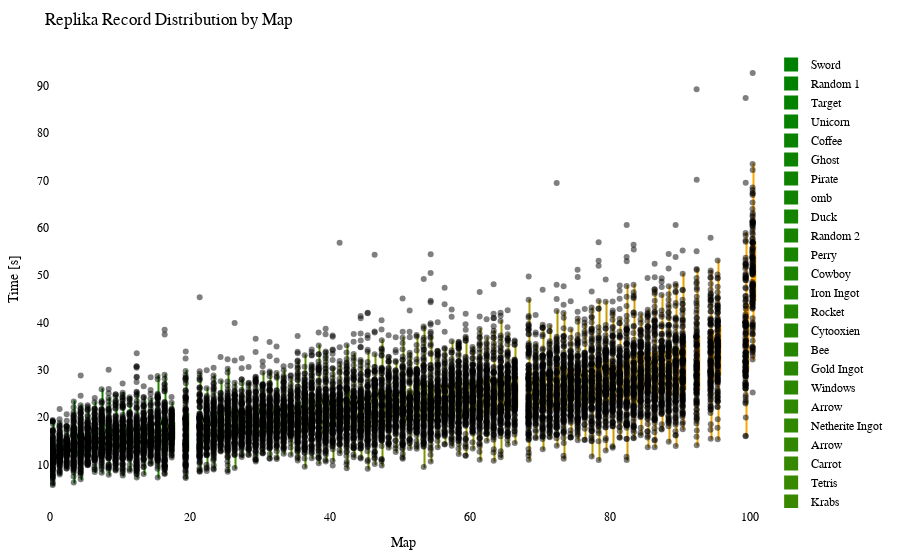

The notebook cell this image was saved under:
### Code cell
import plotly.graph_objects as go
import plotly.io as pio
from matplotlib.colors import LinearSegmentedColormap, to_hex

df = getRecordsDataframe(minigame="Replika")

# sort df columns by mean value 
df = df.reindex(df.mean().sort_values().index, axis=1)

# drop sum column
df = df.drop(columns=["Sum"])

# replace 25 with NaN
df = df.replace(25, np.nan)

# remove "ms " from column names
df.columns = df.columns.str.replace('ms ', '')

# Exclude the first column (assuming it's the column you don't want to include)
df_to_html = df.iloc[:, 1:]

# Calculate the offset for centering the data points
num_columns = len(df_to_html.columns)
offset = 0.5

# Create a green to orange gradient
cmap = LinearSegmentedColormap.from_list("green_orange", ["green", "orange"])
colors = [to_hex(cmap(i / (num_columns - 1))) for i in range(num_columns)]

# Create a Swarm plot using Plotly
fig = go.Figure()

for i, (column, color) in enumerate(zip(df_to_html.columns, colors)):
    x_values = [i + offset] * len(df_to_html[column])  # Adjust x-values with offset for horizontal centering
    fig.add_trace(go.Box(x=x_values,
                         y=df_to_html[column],
                         name=column,
                         boxpoints='all',
                         pointpos=-0.5,  # Adjust point position to prevent overlapping
                         marker=dict(color='rgba(0,0,0,0.5)', size=6),  # Adjust marker color and size
                         line=dict(color=color),
                         fillcolor=color,
                         hovertext=df_to_html.index,
                         hoverinfo='name+text+y',
                         showlegend=True))

fig.update_layout(title="Replika Record Distribution by Map",
                  xaxis=dict(title="Map"),
                  yaxis=dict(title="Time [s]"),
                  showlegend=True,
                  font=dict(family="Arial", size=12, color="black"),  # Customize font
                  plot_bgcolor="white",  # Set background color
                  margin=dict(l=50, r=50, t=50, b=50),  # Adjust margins for better layout
                  )

# Show the figure
fig.show()

# Export the plot to an HTML file
pio.write_html(fig, "out/repl_swarm_plot.html")

### Figure 1 — Plotly figure (JSON) as saved in the notebook; plotly's stock layout.template omitted (floating-point values rounded to 4 significant figures; data arrays with more than 128 entries replaced by an {"elided": "..."} marker saying what was removed)
{"data": [{"boxpoints": "all", "fillcolor": "#008000", "hoverinfo": "name+text+y", "hovertext": {"elided": "210 str values"}, "line": {"color": "#008000"}, "marker": {"color": "rgba(0,0,0,0.5)", "size": 6}, "name": "Sword", "pointpos": -0.5, "showlegend": true, "type": "box", "x": {"elided": "210 float values"}, "y": {"elided": "210 float values"}}, {"boxpoints": "all", "fillcolor": "#028000", "hoverinfo": "name+text+y", "hovertext": {"elided": "210 str values"}, "line": {"color": "#028000"}, "marker": {"color": "rgba(0,0,0,0.5)", "size": 6}, "name": "Random 1", "pointpos": -0.5, "showlegend": true, "type": "box", "x": {"elided": "210 float values"}, "y": {"elided": "210 float values"}}, {"boxpoints": "all", "fillcolor": "#058100", "hoverinfo": "name+text+y", "hovertext": {"elided": "210 str values"}, "line": {"color": "#058100"}, "marker": {"color": "rgba(0,0,0,0.5)", "size": 6}, "name": "Target", "pointpos": -0.5, "showlegend": true, "type": "box", "x": {"elided": "210 float values"}, "y": {"elided": "210 float values"}}, {"boxpoints": "all", "fillcolor": "#078100", "hoverinfo": "name+text+y", "hovertext": {"elided": "210 str values"}, "line": {"color": "#078100"}, "marker": {"color": "rgba(0,0,0,0.5)", "size": 6}, "name": "Unicorn", "pointpos": -0.5, "showlegend": true, "type": "box", "x": {"elided": "210 float values"}, "y": {"elided": "210 float values"}}, {"boxpoints": "all", "fillcolor": "#0a8100", "hoverinfo": "name+text+y", "hovertext": {"elided": "210 str values"}, "line": {"color": "#0a8100"}, "marker": {"color": "rgba(0,0,0,0.5)", "size": 6}, "name": "Coffee", "pointpos": -0.5, "showlegend": true, "type": "box", "x": {"elided": "210 float values"}, "y": {"elided": "210 float values"}}, {"boxpoints": "all", "fillcolor": "#0c8200", "hoverinfo": "name+text+y", "hovertext": {"elided": "210 str values"}, "line": {"color": "#0c8200"}, "marker": {"color": "rgba(0,0,0,0.5)", "size": 6}, "name": "Ghost", "pointpos": -0.5, "showlegend": true, "type": "box", "x": {"elided": "210 float values"}, "y": {"elided": "210 float values"}}, {"boxpoints": "all", "fillcolor": "#0f8200", "hoverinfo": "name+text+y", "hovertext": {"elided": "210 str values"}, "line": {"color": "#0f8200"}, "marker": {"color": "rgba(0,0,0,0.5)", "size": 6}, "name": "Pirate", "pointpos": -0.5, "showlegend": true, "type": "box", "x": {"elided": "210 float values"}, "y": {"elided": "210 float values"}}, {"boxpoints": "all", "fillcolor": "#118200", "hoverinfo": "name+text+y", "hovertext": {"elided": "210 str values"}, "line": {"color": "#118200"}, "marker": {"color": "rgba(0,0,0,0.5)", "size": 6}, "name": "omb", "pointpos": -0.5, "showlegend": true, "type": "box", "x": {"elided": "210 float values"}, "y": {"elided": "210 float values"}}, {"boxpoints": "all", "fillcolor": "#148300", "hoverinfo": "name+text+y", "hovertext": {"elided": "210 str values"}, "line": {"color": "#148300"}, "marker": {"color": "rgba(0,0,0,0.5)", "size": 6}, "name": "Duck", "pointpos": -0.5, "showlegend": true, "type": "box", "x": {"elided": "210 float values"}, "y": {"elided": "210 float values"}}, {"boxpoints": "all", "fillcolor": "#178300", "hoverinfo": "name+text+y", "hovertext": {"elided": "210 str values"}, "line": {"color": "#178300"}, "marker": {"color": "rgba(0,0,0,0.5)", "size": 6}, "name": "Random 2", "pointpos": -0.5, "showlegend": true, "type": "box", "x": {"elided": "210 float values"}, "y": {"elided": "210 float values"}}, {"boxpoints": "all", "fillcolor": "#198400", "hoverinfo": "name+text+y", "hovertext": {"elided": "210 str values"}, "line": {"color": "#198400"}, "marker": {"color": "rgba(0,0,0,0.5)", "size": 6}, "name": "Perry", "pointpos": -0.5, "showlegend": true, "type": "box", "x": {"elided": "210 float values"}, "y": {"elided": "210 float values"}}, {"boxpoints": "all", "fillcolor": "#1c8400", "hoverinfo": "name+text+y", "hovertext": {"elided": "210 str values"}, "line": {"color": "#1c8400"}, "marker": {"color": "rgba(0,0,0,0.5)", "size": 6}, "name": "Cowboy", "pointpos": -0.5, "showlegend": true, "type": "box", "x": {"elided": "210 float values"}, "y": {"elided": "210 float values"}}, {"boxpoints": "all", "fillcolor": "#1e8400", "hoverinfo": "name+text+y", "hovertext": {"elided": "210 str values"}, "line": {"color": "#1e8400"}, "marker": {"color": "rgba(0,0,0,0.5)", "size": 6}, "name": "Iron Ingot", "pointpos": -0.5, "showlegend": true, "type": "box", "x": {"elided": "210 float values"}, "y": {"elided": "210 float values"}}, {"boxpoints": "all", "fillcolor": "#218500", "hoverinfo": "name+text+y", "hovertext": {"elided": "210 str values"}, "line": {"color": "#218500"}, "marker": {"color": "rgba(0,0,0,0.5)", "size": 6}, "name": "Rocket", "pointpos": -0.5, "showlegend": true, "type": "box", "x": {"elided": "210 float values"}, "y": {"elided": "210 float values"}}, {"boxpoints": "all", "fillcolor": "#238500", "hoverinfo": "name+text+y", "hovertext": {"elided": "210 str values"}, "line": {"color": "#238500"}, "marker": {"color": "rgba(0,0,0,0.5)", "size": 6}, "name": "Cytooxien", "pointpos": -0.5, "showlegend": true, "type": "box", "x": {"elided": "210 float values"}, "y": {"elided": "210 float values"}}, {"boxpoints": "all", "fillcolor": "#268600", "hoverinfo": "name+text+y", "hovertext": {"elided": "210 str values"}, "line": {"color": "#268600"}, "marker": {"color": "rgba(0,0,0,0.5)", "size": 6}, "name": "Bee", "pointpos": -0.5, "showlegend": true, "type": "box", "x": {"elided": "210 float values"}, "y": {"elided": "210 float values"}}, {"boxpoints": "all", "fillcolor": "#288600", "hoverinfo": "name+text+y", "hovertext": {"elided": "210 str values"}, "line": {"color": "#288600"}, "marker": {"color": "rgba(0,0,0,0.5)", "size": 6}, "name": "Gold Ingot", "pointpos": -0.5, "showlegend": true, "type": "box", "x": {"elided": "210 float values"}, "y": {"elided": "210 float values"}}, {"boxpoints": "all", "fillcolor": "#2b8600", "hoverinfo": "name+text+y", "hovertext": {"elided": "210 str values"}, "line": {"color": "#2b8600"}, "marker": {"color": "rgba(0,0,0,0.5)", "size": 6}, "name": "Windows", "pointpos": -0.5, "showlegend": true, "type": "box", "x": {"elided": "210 float values"}, "y": {"elided": "210 float values"}}, {"boxpoints": "all", "fillcolor": "#2e8700", "hoverinfo": "name+text+y", "hovertext": {"elided": "210 str values"}, "line": {"color": "#2e8700"}, "marker": {"color": "rgba(0,0,0,0.5)", "size": 6}, "name": "Arrow", "pointpos": -0.5, "showlegend": true, "type": "box", "x": {"elided": "210 float values"}, "y": {"elided": "210x2 float values"}}, {"boxpoints": "all", "fillcolor": "#308700", "hoverinfo": "name+text+y", "hovertext": {"elided": "210 str values"}, "line": {"color": "#308700"}, "marker": {"color": "rgba(0,0,0,0.5)", "size": 6}, "name": "Netherite Ingot", "pointpos": -0.5, "showlegend": true, "type": "box", "x": {"elided": "210 float values"}, "y": {"elided": "210 float values"}}, {"boxpoints": "all", "fillcolor": "#338700", "hoverinfo": "name+text+y", "hovertext": {"elided": "210 str values"}, "line": {"color": "#338700"}, "marker": {"color": "rgba(0,0,0,0.5)", "size": 6}, "name": "Arrow", "pointpos": -0.5, "showlegend": true, "type": "box", "x": {"elided": "210 float values"}, "y": {"elided": "210x2 float values"}}, {"boxpoints": "all", "fillcolor": "#358800", "hoverinfo": "name+text+y", "hovertext": {"elided": "210 str values"}, "line": {"color": "#358800"}, "marker": {"color": "rgba(0,0,0,0.5)", "size": 6}, "name": "Carrot", "pointpos": -0.5, "showlegend": true, "type": "box", "x": {"elided": "210 float values"}, "y": {"elided": "210 float values"}}, {"boxpoints": "all", "fillcolor": "#388800", "hoverinfo": "name+text+y", "hovertext": {"elided": "210 str values"}, "line": {"color": "#388800"}, "marker": {"color": "rgba(0,0,0,0.5)", "size": 6}, "name": "Tetris", "pointpos": -0.5, "showlegend": true, "type": "box", "x": {"elided": "210 float values"}, "y": {"elided": "210 float values"}}, {"boxpoints": "all", "fillcolor": "#3a8800", "hoverinfo": "name+text+y", "hovertext": {"elided": "210 str values"}, "line": {"color": "#3a8800"}, "marker": {"color": "rgba(0,0,0,0.5)", "size": 6}, "name": "Krabs", "pointpos": -0.5, "showlegend": true, "type": "box", "x": {"elided": "210 float values"}, "y": {"elided": "210 float values"}}, {"boxpoints": "all", "fillcolor": "#3d8900", "hoverinfo": "name+text+y", "hovertext": {"elided": "210 str values"}, "line": {"color": "#3d8900"}, "marker": {"color": "rgba(0,0,0,0.5)", "size": 6}, "name": "Cookie", "pointpos": -0.5, "showlegend": true, "type": "box", "x": {"elided": "210 float values"}, "y": {"elided": "210 float values"}}, {"boxpoints": "all", "fillcolor": "#408900", "hoverinfo": "name+text+y", "hovertext": {"elided": "210 str values"}, "line": {"color": "#408900"}, "marker": {"color": "rgba(0,0,0,0.5)", "size": 6}, "name": "Poppy", "pointpos": -0.5, "showlegend": true, "type": "box", "x": {"elided": "210 float values"}, "y": {"elided": "210 float values"}}, {"boxpoints": "all", "fillcolor": "#428a00", "hoverinfo": "name+text+y", "hovertext": {"elided": "210 str values"}, "line": {"color": "#428a00"}, "marker": {"color": "rgba(0,0,0,0.5)", "size": 6}, "name": "Koopa", "pointpos": -0.5, "showlegend": true, "type": "box", "x": {"elided": "210 float values"}, "y": {"elided": "210 float values"}}, {"boxpoints": "all", "fillcolor": "#458a00", "hoverinfo": "name+text+y", "hovertext": {"elided": "210 str values"}, "line": {"color": "#458a00"}, "marker": {"color": "rgba(0,0,0,0.5)", "size": 6}, "name": "Water Temple", "pointpos": -0.5, "showlegend": true, "type": "box", "x": {"elided": "210 float values"}, "y": {"elided": "210 float values"}}, {"boxpoints": "all", "fillcolor": "#478a00", "hoverinfo": "name+text+y", "hovertext": {"elided": "210 str values"}, "line": {"color": "#478a00"}, "marker": {"color": "rgba(0,0,0,0.5)", "size": 6}, "name": "Twitch", "pointpos": -0.5, "showlegend": true, "type": "box", "x": {"elided": "210 float values"}, "y": {"elided": "210 float values"}}, {"boxpoints": "all", "fillcolor": "#4a8b00", "hoverinfo": "name+text+y", "hovertext": {"elided": "210 str values"}, "line": {"color": "#4a8b00"}, "marker": {"color": "rgba(0,0,0,0.5)", "size": 6}, "name": "Pacman Ghost", "pointpos": -0.5, "showlegend": true, "type": "box", "x": {"elided": "210 float values"}, "y": {"elided": "210 float values"}}, {"boxpoints": "all", "fillcolor": "#4c8b00", "hoverinfo": "name+text+y", "hovertext": {"elided": "210 str values"}, "line": {"color": "#4c8b00"}, "marker": {"color": "rgba(0,0,0,0.5)", "size": 6}, "name": "Diskette", "pointpos": -0.5, "showlegend": true, "type": "box", "x": {"elided": "210 float values"}, "y": {"elided": "210 float values"}}, {"boxpoints": "all", "fillcolor": "#4f8b00", "hoverinfo": "name+text+y", "hovertext": {"elided": "210 str values"}, "line": {"color": "#4f8b00"}, "marker": {"color": "rgba(0,0,0,0.5)", "size": 6}, "name": "Mario", "pointpos": -0.5, "showlegend": true, "type": "box", "x": {"elided": "210 float values"}, "y": {"elided": "210 float values"}}, {"boxpoints": "all", "fillcolor": "#518c00", "hoverinfo": "name+text+y", "hovertext": {"elided": "210 str values"}, "line": {"color": "#518c00"}, "marker": {"color": "rgba(0,0,0,0.5)", "size": 6}, "name": "Controller", "pointpos": -0.5, "showlegend": true, "type": "box", "x": {"elided": "210 float values"}, "y": {"elided": "210 float values"}}, {"boxpoints": "all", "fillcolor": "#548c00", "hoverinfo": "name+text+y", "hovertext": {"elided": "210 str values"}, "line": {"color": "#548c00"}, "marker": {"color": "rgba(0,0,0,0.5)", "size": 6}, "name": "Poke Ball", "pointpos": -0.5, "showlegend": true, "type": "box", "x": {"elided": "210 float values"}, "y": {"elided": "210 float values"}}, {"boxpoints": "all", "fillcolor": "#578d00", "hoverinfo": "name+text+y", "hovertext": {"elided": "210 str values"}, "line": {"color": "#578d00"}, "marker": {"color": "rgba(0,0,0,0.5)", "size": 6}, "name": "Camera", "pointpos": -0.5, "showlegend": true, "type": "box", "x": {"elided": "210 float values"}, "y": {"elided": "210 float values"}}, {"boxpoints": "all", "fillcolor": "#598d00", "hoverinfo": "name+text+y", "hovertext": {"elided": "210 str values"}, "line": {"color": "#598d00"}, "marker": {"color": "rgba(0,0,0,0.5)", "size": 6}, "name": "House", "pointpos": -0.5, "showlegend": true, "type": "box", "x": {"elided": "210 float values"}, "y": {"elided": "210 float values"}}, {"boxpoints": "all", "fillcolor": "#5c8d00", "hoverinfo": "name+text+y", "hovertext": {"elided": "210 str values"}, "line": {"color": "#5c8d00"}, "marker": {"color": "rgba(0,0,0,0.5)", "size": 6}, "name": "Caterpie", "pointpos": -0.5, "showlegend": true, "type": "box", "x": {"elided": "210 float values"}, "y": {"elided": "210 float values"}}, {"boxpoints": "all", "fillcolor": "#5e8e00", "hoverinfo": "name+text+y", "hovertext": {"elided": "210 str values"}, "line": {"color": "#5e8e00"}, "marker": {"color": "rgba(0,0,0,0.5)", "size": 6}, "name": "YouTube", "pointpos": -0.5, "showlegend": true, "type": "box", "x": {"elided": "210 float values"}, "y": {"elided": "210 float values"}}, {"boxpoints": "all", "fillcolor": "#618e00", "hoverinfo": "name+text+y", "hovertext": {"elided": "210 str values"}, "line": {"color": "#618e00"}, "marker": {"color": "rgba(0,0,0,0.5)", "size": 6}, "name": "Sonic", "pointpos": -0.5, "showlegend": true, "type": "box", "x": {"elided": "210 float values"}, "y": {"elided": "210 float values"}}, {"boxpoints": "all", "fillcolor": "#638e00", "hoverinfo": "name+text+y", "hovertext": {"elided": "210 str values"}, "line": {"color": "#638e00"}, "marker": {"color": "rgba(0,0,0,0.5)", "size": 6}, "name": "Chicken", "pointpos": -0.5, "showlegend": true, "type": "box", "x": {"elided": "210 float values"}, "y": {"elided": "210 float values"}}, {"boxpoints": "all", "fillcolor": "#668f00", "hoverinfo": "name+text+y", "hovertext": {"elided": "210 str values"}, "line": {"color": "#668f00"}, "marker": {"color": "rgba(0,0,0,0.5)", "size": 6}, "name": "Parrot", "pointpos": -0.5, "showlegend": true, "type": "box", "x": {"elided": "210 float values"}, "y": {"elided": "210 float values"}}, {"boxpoints": "all", "fillcolor": "#688f00", "hoverinfo": "name+text+y", "hovertext": {"elided": "210 str values"}, "line": {"color": "#688f00"}, "marker": {"color": "rgba(0,0,0,0.5)", "size": 6}, "name": "Twitter", "pointpos": -0.5, "showlegend": true, "type": "box", "x": {"elided": "210 float values"}, "y": {"elided": "210 float values"}}, {"boxpoints": "all", "fillcolor": "#6b9000", "hoverinfo": "name+text+y", "hovertext": {"elided": "210 str values"}, "line": {"color": "#6b9000"}, "marker": {"color": "rgba(0,0,0,0.5)", "size": 6}, "name": "Excavator", "pointpos": -0.5, "showlegend": true, "type": "box", "x": {"elided": "210 float values"}, "y": {"elided": "210 float values"}}, {"boxpoints": "all", "fillcolor": "#6e9000", "hoverinfo": "name+text+y", "hovertext": {"elided": "210 str values"}, "line": {"color": "#6e9000"}, "marker": {"color": "rgba(0,0,0,0.5)", "size": 6}, "name": "of Meat", "pointpos": -0.5, "showlegend": true, "type": "box", "x": {"elided": "210 float values"}, "y": {"elided": "210 float values"}}, {"boxpoints": "all", "fillcolor": "#709000", "hoverinfo": "name+text+y", "hovertext": {"elided": "210 str values"}, "line": {"color": "#709000"}, "marker": {"color": "rgba(0,0,0,0.5)", "size": 6}, "name": "Frog", "pointpos": -0.5, "showlegend": true, "type": "box", "x": {"elided": "210 float values"}, "y": {"elided": "210 float values"}}, {"boxpoints": "all", "fillcolor": "#739100", "hoverinfo": "name+text+y", "hovertext": {"elided": "210 str values"}, "line": {"color": "#739100"}, "marker": {"color": "rgba(0,0,0,0.5)", "size": 6}, "name": "Baby Yoda", "pointpos": -0.5, "showlegend": true, "type": "box", "x": {"elided": "210 float values"}, "y": {"elided": "210 float values"}}, {"boxpoints": "all", "fillcolor": "#759100", "hoverinfo": "name+text+y", "hovertext": {"elided": "210 str values"}, "line": {"color": "#759100"}, "marker": {"color": "rgba(0,0,0,0.5)", "size": 6}, "name": "Egg", "pointpos": -0.5, "showlegend": true, "type": "box", "x": {"elided": "210 float values"}, "y": {"elided": "210 float values"}}, {"boxpoints": "all", "fillcolor": "#789100", "hoverinfo": "name+text+y", "hovertext": {"elided": "210 str values"}, "line": {"color": "#789100"}, "marker": {"color": "rgba(0,0,0,0.5)", "size": 6}, "name": "Fox", "pointpos": -0.5, "showlegend": true, "type": "box", "x": {"elided": "210 float values"}, "y": {"elided": "210 float values"}}, {"boxpoints": "all", "fillcolor": "#7a9200", "hoverinfo": "name+text+y", "hovertext": {"elided": "210 str values"}, "line": {"color": "#7a9200"}, "marker": {"color": "rgba(0,0,0,0.5)", "size": 6}, "name": "Thinking", "pointpos": -0.5, "showlegend": true, "type": "box", "x": {"elided": "210 float values"}, "y": {"elided": "210 float values"}}, {"boxpoints": "all", "fillcolor": "#7d9200", "hoverinfo": "name+text+y", "hovertext": {"elided": "210 str values"}, "line": {"color": "#7d9200"}, "marker": {"color": "rgba(0,0,0,0.5)", "size": 6}, "name": "Thinking 2", "pointpos": -0.5, "showlegend": true, "type": "box", "x": {"elided": "210 float values"}, "y": {"elided": "210 float values"}}, {"boxpoints": "all", "fillcolor": "#809300", "hoverinfo": "name+text+y", "hovertext": {"elided": "210 str values"}, "line": {"color": "#809300"}, "marker": {"color": "rgba(0,0,0,0.5)", "size": 6}, "name": "The Sea", "pointpos": -0.5, "showlegend": true, "type": "box", "x": {"elided": "210 float values"}, "y": {"elided": "210 float values"}}, {"boxpoints": "all", "fillcolor": "#829300", "hoverinfo": "name+text+y", "hovertext": {"elided": "210 str values"}, "line": {"color": "#829300"}, "marker": {"color": "rgba(0,0,0,0.5)", "size": 6}, "name": "ppHop 2", "pointpos": -0.5, "showlegend": true, "type": "box", "x": {"elided": "210 float values"}, "y": {"elided": "210 float values"}}, {"boxpoints": "all", "fillcolor": "#859300", "hoverinfo": "name+text+y", "hovertext": {"elided": "210 str values"}, "line": {"color": "#859300"}, "marker": {"color": "rgba(0,0,0,0.5)", "size": 6}, "name": "Tree", "pointpos": -0.5, "showlegend": true, "type": "box", "x": {"elided": "210 float values"}, "y": {"elided": "210 float values"}}, {"boxpoints": "all", "fillcolor": "#879400", "hoverinfo": "name+text+y", "hovertext": {"elided": "210 str values"}, "line": {"color": "#879400"}, "marker": {"color": "rgba(0,0,0,0.5)", "size": 6}, "name": "Sheep", "pointpos": -0.5, "showlegend": true, "type": "box", "x": {"elided": "210 float values"}, "y": {"elided": "210 float values"}}, {"boxpoints": "all", "fillcolor": "#8a9400", "hoverinfo": "name+text+y", "hovertext": {"elided": "210 str values"}, "line": {"color": "#8a9400"}, "marker": {"color": "rgba(0,0,0,0.5)", "size": 6}, "name": "Pizza", "pointpos": -0.5, "showlegend": true, "type": "box", "x": {"elided": "210 float values"}, "y": {"elided": "210 float values"}}, {"boxpoints": "all", "fillcolor": "#8c9400", "hoverinfo": "name+text+y", "hovertext": {"elided": "210 str values"}, "line": {"color": "#8c9400"}, "marker": {"color": "rgba(0,0,0,0.5)", "size": 6}, "name": "Skeleton", "pointpos": -0.5, "showlegend": true, "type": "box", "x": {"elided": "210 float values"}, "y": {"elided": "210 float values"}}, {"boxpoints": "all", "fillcolor": "#8f9500", "hoverinfo": "name+text+y", "hovertext": {"elided": "210 str values"}, "line": {"color": "#8f9500"}, "marker": {"color": "rgba(0,0,0,0.5)", "size": 6}, "name": "Up", "pointpos": -0.5, "showlegend": true, "type": "box", "x": {"elided": "210 float values"}, "y": {"elided": "210 float values"}}, {"boxpoints": "all", "fillcolor": "#919500", "hoverinfo": "name+text+y", "hovertext": {"elided": "210 str values"}, "line": {"color": "#919500"}, "marker": {"color": "rgba(0,0,0,0.5)", "size": 6}, "name": "Heart", "pointpos": -0.5, "showlegend": true, "type": "box", "x": {"elided": "210 float values"}, "y": {"elided": "210 float values"}}, {"boxpoints": "all", "fillcolor": "#949500", "hoverinfo": "name+text+y", "hovertext": {"elided": "210 str values"}, "line": {"color": "#949500"}, "marker": {"color": "rgba(0,0,0,0.5)", "size": 6}, "name": "French Fries", "pointpos": -0.5, "showlegend": true, "type": "box", "x": {"elided": "210 float values"}, "y": {"elided": "210 float values"}}, {"boxpoints": "all", "fillcolor": "#979600", "hoverinfo": "name+text+y", "hovertext": {"elided": "210 str values"}, "line": {"color": "#979600"}, "marker": {"color": "rgba(0,0,0,0.5)", "size": 6}, "name": "Mountain", "pointpos": -0.5, "showlegend": true, "type": "box", "x": {"elided": "210 float values"}, "y": {"elided": "210 float values"}}, {"boxpoints": "all", "fillcolor": "#999600", "hoverinfo": "name+text+y", "hovertext": {"elided": "210 str values"}, "line": {"color": "#999600"}, "marker": {"color": "rgba(0,0,0,0.5)", "size": 6}, "name": "Among Us", "pointpos": -0.5, "showlegend": true, "type": "box", "x": {"elided": "210 float values"}, "y": {"elided": "210 float values"}}, {"boxpoints": "all", "fillcolor": "#9c9700", "hoverinfo": "name+text+y", "hovertext": {"elided": "210 str values"}, "line": {"color": "#9c9700"}, "marker": {"color": "rgba(0,0,0,0.5)", "size": 6}, "name": "Wizard", "pointpos": -0.5, "showlegend": true, "type": "box", "x": {"elided": "210 float values"}, "y": {"elided": "210 float values"}}, {"boxpoints": "all", "fillcolor": "#9e9700", "hoverinfo": "name+text+y", "hovertext": {"elided": "210 str values"}, "line": {"color": "#9e9700"}, "marker": {"color": "rgba(0,0,0,0.5)", "size": 6}, "name": "Galaxian Alien", "pointpos": -0.5, "showlegend": true, "type": "box", "x": {"elided": "210 float values"}, "y": {"elided": "210 float values"}}, {"boxpoints": "all", "fillcolor": "#a19700", "hoverinfo": "name+text+y", "hovertext": {"elided": "210 str values"}, "line": {"color": "#a19700"}, "marker": {"color": "rgba(0,0,0,0.5)", "size": 6}, "name": "Cherry", "pointpos": -0.5, "showlegend": true, "type": "box", "x": {"elided": "210 float values"}, "y": {"elided": "210 float values"}}, {"boxpoints": "all", "fillcolor": "#a39800", "hoverinfo": "name+text+y", "hovertext": {"elided": "210 str values"}, "line": {"color": "#a39800"}, "marker": {"color": "rgba(0,0,0,0.5)", "size": 6}, "name": "Eevee", "pointpos": -0.5, "showlegend": true, "type": "box", "x": {"elided": "210 float values"}, "y": {"elided": "210 float values"}}, {"boxpoints": "all", "fillcolor": "#a69800", "hoverinfo": "name+text+y", "hovertext": {"elided": "210 str values"}, "line": {"color": "#a69800"}, "marker": {"color": "rgba(0,0,0,0.5)", "size": 6}, "name": "Hourglass", "pointpos": -0.5, "showlegend": true, "type": "box", "x": {"elided": "210 float values"}, "y": {"elided": "210 float values"}}, {"boxpoints": "all", "fillcolor": "#a89800", "hoverinfo": "name+text+y", "hovertext": {"elided": "210 str values"}, "line": {"color": "#a89800"}, "marker": {"color": "rgba(0,0,0,0.5)", "size": 6}, "name": "Blue Monster", "pointpos": -0.5, "showlegend": true, "type": "box", "x": {"elided": "210 float values"}, "y": {"elided": "210 float values"}}, {"boxpoints": "all", "fillcolor": "#ab9900", "hoverinfo": "name+text+y", "hovertext": {"elided": "210 str values"}, "line": {"color": "#ab9900"}, "marker": {"color": "rgba(0,0,0,0.5)", "size": 6}, "name": "Cow", "pointpos": -0.5, "showlegend": true, "type": "box", "x": {"elided": "210 float values"}, "y": {"elided": "210x2 float values"}}, {"boxpoints": "all", "fillcolor": "#ae9900", "hoverinfo": "name+text+y", "hovertext": {"elided": "210 str values"}, "line": {"color": "#ae9900"}, "marker": {"color": "rgba(0,0,0,0.5)", "size": 6}, "name": "Penguin", "pointpos": -0.5, "showlegend": true, "type": "box", "x": {"elided": "210 float values"}, "y": {"elided": "210 float values"}}, {"boxpoints": "all", "fillcolor": "#b09a00", "hoverinfo": "name+text+y", "hovertext": {"elided": "210 str values"}, "line": {"color": "#b09a00"}, "marker": {"color": "rgba(0,0,0,0.5)", "size": 6}, "name": "Spider", "pointpos": -0.5, "showlegend": true, "type": "box", "x": {"elided": "210 float values"}, "y": {"elided": "210 float values"}}, {"boxpoints": "all", "fillcolor": "#b39a00", "hoverinfo": "name+text+y", "hovertext": {"elided": "210 str values"}, "line": {"color": "#b39a00"}, "marker": {"color": "rgba(0,0,0,0.5)", "size": 6}, "name": "ppHop 1", "pointpos": -0.5, "showlegend": true, "type": "box", "x": {"elided": "210 float values"}, "y": {"elided": "210 float values"}}, {"boxpoints": "all", "fillcolor": "#b59a00", "hoverinfo": "name+text+y", "hovertext": {"elided": "210 str values"}, "line": {"color": "#b59a00"}, "marker": {"color": "rgba(0,0,0,0.5)", "size": 6}, "name": "Turtle", "pointpos": -0.5, "showlegend": true, "type": "box", "x": {"elided": "210 float values"}, "y": {"elided": "210 float values"}}, {"boxpoints": "all", "fillcolor": "#b89b00", "hoverinfo": "name+text+y", "hovertext": {"elided": "210 str values"}, "line": {"color": "#b89b00"}, "marker": {"color": "rgba(0,0,0,0.5)", "size": 6}, "name": "Zombie", "pointpos": -0.5, "showlegend": true, "type": "box", "x": {"elided": "210 float values"}, "y": {"elided": "210 float values"}}, {"boxpoints": "all", "fillcolor": "#ba9b00", "hoverinfo": "name+text+y", "hovertext": {"elided": "210 str values"}, "line": {"color": "#ba9b00"}, "marker": {"color": "rgba(0,0,0,0.5)", "size": 6}, "name": "Mouse", "pointpos": -0.5, "showlegend": true, "type": "box", "x": {"elided": "210 float values"}, "y": {"elided": "210 float values"}}, {"boxpoints": "all", "fillcolor": "#bd9b00", "hoverinfo": "name+text+y", "hovertext": {"elided": "210 str values"}, "line": {"color": "#bd9b00"}, "marker": {"color": "rgba(0,0,0,0.5)", "size": 6}, "name": "Slime", "pointpos": -0.5, "showlegend": true, "type": "box", "x": {"elided": "210 float values"}, "y": {"elided": "210 float values"}}, {"boxpoints": "all", "fillcolor": "#c09c00", "hoverinfo": "name+text+y", "hovertext": {"elided": "210 str values"}, "line": {"color": "#c09c00"}, "marker": {"color": "rgba(0,0,0,0.5)", "size": 6}, "name": "muss los", "pointpos": -0.5, "showlegend": true, "type": "box", "x": {"elided": "210 float values"}, "y": {"elided": "210 float values"}}, {"boxpoints": "all", "fillcolor": "#c29c00", "hoverinfo": "name+text+y", "hovertext": {"elided": "210 str values"}, "line": {"color": "#c29c00"}, "marker": {"color": "rgba(0,0,0,0.5)", "size": 6}, "name": "Instagram", "pointpos": -0.5, "showlegend": true, "type": "box", "x": {"elided": "210 float values"}, "y": {"elided": "210 float values"}}, {"boxpoints": "all", "fillcolor": "#c59d00", "hoverinfo": "name+text+y", "hovertext": {"elided": "210 str values"}, "line": {"color": "#c59d00"}, "marker": {"color": "rgba(0,0,0,0.5)", "size": 6}, "name": "Skeleton Skull", "pointpos": -0.5, "showlegend": true, "type": "box", "x": {"elided": "210 float values"}, "y": {"elided": "210 float values"}}, {"boxpoints": "all", "fillcolor": "#c79d00", "hoverinfo": "name+text+y", "hovertext": {"elided": "210 str values"}, "line": {"color": "#c79d00"}, "marker": {"color": "rgba(0,0,0,0.5)", "size": 6}, "name": "Blinky", "pointpos": -0.5, "showlegend": true, "type": "box", "x": {"elided": "210 float values"}, "y": {"elided": "210 float values"}}, {"boxpoints": "all", "fillcolor": "#ca9d00", "hoverinfo": "name+text+y", "hovertext": {"elided": "210 str values"}, "line": {"color": "#ca9d00"}, "marker": {"color": "rgba(0,0,0,0.5)", "size": 6}, "name": "Cake", "pointpos": -0.5, "showlegend": true, "type": "box", "x": {"elided": "210 float values"}, "y": {"elided": "210 float values"}}, {"boxpoints": "all", "fillcolor": "#cc9e00", "hoverinfo": "name+text+y", "hovertext": {"elided": "210 str values"}, "line": {"color": "#cc9e00"}, "marker": {"color": "rgba(0,0,0,0.5)", "size": 6}, "name": "Charizard", "pointpos": -0.5, "showlegend": true, "type": "box", "x": {"elided": "210 float values"}, "y": {"elided": "210 float values"}}, {"boxpoints": "all", "fillcolor": "#cf9e00", "hoverinfo": "name+text+y", "hovertext": {"elided": "210 str values"}, "line": {"color": "#cf9e00"}, "marker": {"color": "rgba(0,0,0,0.5)", "size": 6}, "name": "Globe", "pointpos": -0.5, "showlegend": true, "type": "box", "x": {"elided": "210 float values"}, "y": {"elided": "210 float values"}}, {"boxpoints": "all", "fillcolor": "#d19e00", "hoverinfo": "name+text+y", "hovertext": {"elided": "210 str values"}, "line": {"color": "#d19e00"}, "marker": {"color": "rgba(0,0,0,0.5)", "size": 6}, "name": "Apple", "pointpos": -0.5, "showlegend": true, "type": "box", "x": {"elided": "210 float values"}, "y": {"elided": "210 float values"}}, {"boxpoints": "all", "fillcolor": "#d49f00", "hoverinfo": "name+text+y", "hovertext": {"elided": "210 str values"}, "line": {"color": "#d49f00"}, "marker": {"color": "rgba(0,0,0,0.5)", "size": 6}, "name": "Princess", "pointpos": -0.5, "showlegend": true, "type": "box", "x": {"elided": "210 float values"}, "y": {"elided": "210 float values"}}, {"boxpoints": "all", "fillcolor": "#d79f00", "hoverinfo": "name+text+y", "hovertext": {"elided": "210 str values"}, "line": {"color": "#d79f00"}, "marker": {"color": "rgba(0,0,0,0.5)", "size": 6}, "name": "TNT", "pointpos": -0.5, "showlegend": true, "type": "box", "x": {"elided": "210 float values"}, "y": {"elided": "210 float values"}}, {"boxpoints": "all", "fillcolor": "#d99f00", "hoverinfo": "name+text+y", "hovertext": {"elided": "210 str values"}, "line": {"color": "#d99f00"}, "marker": {"color": "rgba(0,0,0,0.5)", "size": 6}, "name": "Smurf", "pointpos": -0.5, "showlegend": true, "type": "box", "x": {"elided": "210 float values"}, "y": {"elided": "210 float values"}}, {"boxpoints": "all", "fillcolor": "#dca000", "hoverinfo": "name+text+y", "hovertext": {"elided": "210 str values"}, "line": {"color": "#dca000"}, "marker": {"color": "rgba(0,0,0,0.5)", "size": 6}, "name": "Kitty", "pointpos": -0.5, "showlegend": true, "type": "box", "x": {"elided": "210 float values"}, "y": {"elided": "210 float values"}}, {"boxpoints": "all", "fillcolor": "#dea000", "hoverinfo": "name+text+y", "hovertext": {"elided": "210 str values"}, "line": {"color": "#dea000"}, "marker": {"color": "rgba(0,0,0,0.5)", "size": 6}, "name": "Mooshroom", "pointpos": -0.5, "showlegend": true, "type": "box", "x": {"elided": "210 float values"}, "y": {"elided": "210 float values"}}, {"boxpoints": "all", "fillcolor": "#e1a100", "hoverinfo": "name+text+y", "hovertext": {"elided": "210 str values"}, "line": {"color": "#e1a100"}, "marker": {"color": "rgba(0,0,0,0.5)", "size": 6}, "name": "Robin Hood", "pointpos": -0.5, "showlegend": true, "type": "box", "x": {"elided": "210 float values"}, "y": {"elided": "210 float values"}}, {"boxpoints": "all", "fillcolor": "#e3a100", "hoverinfo": "name+text+y", "hovertext": {"elided": "210 str values"}, "line": {"color": "#e3a100"}, "marker": {"color": "rgba(0,0,0,0.5)", "size": 6}, "name": "Toad", "pointpos": -0.5, "showlegend": true, "type": "box", "x": {"elided": "210 float values"}, "y": {"elided": "210 float values"}}, {"boxpoints": "all", "fillcolor": "#e6a100", "hoverinfo": "name+text+y", "hovertext": {"elided": "210 str values"}, "line": {"color": "#e6a100"}, "marker": {"color": "rgba(0,0,0,0.5)", "size": 6}, "name": "Guardian", "pointpos": -0.5, "showlegend": true, "type": "box", "x": {"elided": "210 float values"}, "y": {"elided": "210 float values"}}, {"boxpoints": "all", "fillcolor": "#e8a200", "hoverinfo": "name+text+y", "hovertext": {"elided": "210 str values"}, "line": {"color": "#e8a200"}, "marker": {"color": "rgba(0,0,0,0.5)", "size": 6}, "name": "Doge", "pointpos": -0.5, "showlegend": true, "type": "box", "x": {"elided": "210 float values"}, "y": {"elided": "210x2 float values"}}, {"boxpoints": "all", "fillcolor": "#eba200", "hoverinfo": "name+text+y", "hovertext": {"elided": "210 str values"}, "line": {"color": "#eba200"}, "marker": {"color": "rgba(0,0,0,0.5)", "size": 6}, "name": "Ender Pearl", "pointpos": -0.5, "showlegend": true, "type": "box", "x": {"elided": "210 float values"}, "y": {"elided": "210 float values"}}, {"boxpoints": "all", "fillcolor": "#eea300", "hoverinfo": "name+text+y", "hovertext": {"elided": "210 str values"}, "line": {"color": "#eea300"}, "marker": {"color": "rgba(0,0,0,0.5)", "size": 6}, "name": "Cow", "pointpos": -0.5, "showlegend": true, "type": "box", "x": {"elided": "210 float values"}, "y": {"elided": "210x2 float values"}}, {"boxpoints": "all", "fillcolor": "#f0a300", "hoverinfo": "name+text+y", "hovertext": {"elided": "210 str values"}, "line": {"color": "#f0a300"}, "marker": {"color": "rgba(0,0,0,0.5)", "size": 6}, "name": "Kirby", "pointpos": -0.5, "showlegend": true, "type": "box", "x": {"elided": "210 float values"}, "y": {"elided": "210 float values"}}, {"boxpoints": "all", "fillcolor": "#f3a300", "hoverinfo": "name+text+y", "hovertext": {"elided": "210 str values"}, "line": {"color": "#f3a300"}, "marker": {"color": "rgba(0,0,0,0.5)", "size": 6}, "name": "Piranha Plant", "pointpos": -0.5, "showlegend": true, "type": "box", "x": {"elided": "210 float values"}, "y": {"elided": "210 float values"}}, {"boxpoints": "all", "fillcolor": "#f5a400", "hoverinfo": "name+text+y", "hovertext": {"elided": "210 str values"}, "line": {"color": "#f5a400"}, "marker": {"color": "rgba(0,0,0,0.5)", "size": 6}, "name": "Doge", "pointpos": -0.5, "showlegend": true, "type": "box", "x": {"elided": "210 float values"}, "y": {"elided": "210x2 float values"}}, {"boxpoints": "all", "fillcolor": "#f8a400", "hoverinfo": "name+text+y", "hovertext": {"elided": "210 str values"}, "line": {"color": "#f8a400"}, "marker": {"color": "rgba(0,0,0,0.5)", "size": 6}, "name": "Deadpool", "pointpos": -0.5, "showlegend": true, "type": "box", "x": {"elided": "210 float values"}, "y": {"elided": "210x2 float values"}}, {"boxpoints": "all", "fillcolor": "#faa400", "hoverinfo": "name+text+y", "hovertext": {"elided": "210 str values"}, "line": {"color": "#faa400"}, "marker": {"color": "rgba(0,0,0,0.5)", "size": 6}, "name": "Deadpool", "pointpos": -0.5, "showlegend": true, "type": "box", "x": {"elided": "210 float values"}, "y": {"elided": "210x2 float values"}}, {"boxpoints": "all", "fillcolor": "#fda500", "hoverinfo": "name+text+y", "hovertext": {"elided": "210 str values"}, "line": {"color": "#fda500"}, "marker": {"color": "rgba(0,0,0,0.5)", "size": 6}, "name": "Pikachu", "pointpos": -0.5, "showlegend": true, "type": "box", "x": {"elided": "210 float values"}, "y": {"elided": "210 float values"}}, {"boxpoints": "all", "fillcolor": "#ffa500", "hoverinfo": "name+text+y", "hovertext": {"elided": "210 str values"}, "line": {"color": "#ffa500"}, "marker": {"color": "rgba(0,0,0,0.5)", "size": 6}, "name": "Creeper", "pointpos": -0.5, "showlegend": true, "type": "box", "x": {"elided": "210 float values"}, "y": {"elided": "210 float values"}}], "layout": {"font": {"color": "black", "family": "Arial", "size": 12}, "margin": {"b": 50, "l": 50, "r": 50, "t": 50}, "plot_bgcolor": "white", "showlegend": true, "title": {"text": "Replika Record Distribution by Map"}, "xaxis": {"title": {"text": "Map"}}, "yaxis": {"title": {"text": "Time [s]"}}}}
